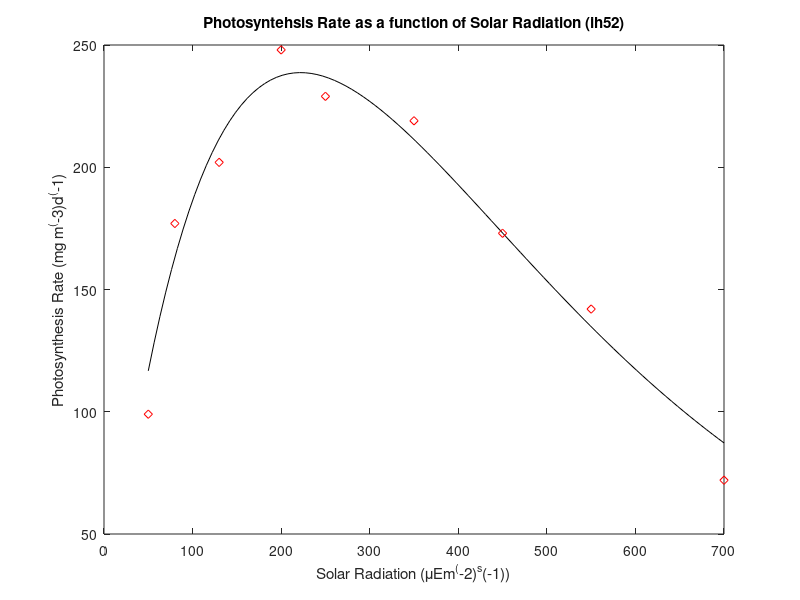

Reproduce this figure in MATLAB.
% [Chapra15p14b.m]
% [Ian Hanus]
% [11/12/17]
% Based on: [Nonlinear Regression]
% Written by: [Dr. Gustafson]

% I understand and have adhered to all the tenets of the 
% Duke Community Standard in creating this code.  I understand 
% that a violation of any part of the Standard on any part of 
% this assignment can result in failure of this assignment, 
% failure of this course, and/or suspension from Duke University. 
% Signed: [ih52]

%% Initialize workspace
clear; format short e

%% Express given data
I = [50 80 130 200 250 350 450 550 700];
P = [99 177 202 248 229 219 173 142 72];
Iv = I(:);
Pv = P(:);

%% Determine function coefficients
Peqn = @(coefs,I) coefs(1).*I./coefs(2).*exp(-I./coefs(2)+1)
fSSR = @(coefs,I,P) sum((P-Peqn(coefs,I)).^2);
[MyCoefs,Sr] = fminsearch(@(MyCoefsdummy) fSSR(MyCoefsdummy,Iv,Pv),[250 250])

%% Plot
figure(1); clf
Imodel = linspace(min(I),max(I),100);
Pmodel = Peqn(MyCoefs,Imodel);
plot(Imodel,Pmodel,'k',I,P,'rd')
xlabel('Solar Radiation (\muEm^(-2)^s(-1))')
ylabel('Photosynthesis Rate (mg m^(-3)d^(-1)')
title('Photosyntehsis Rate as a function of Solar Radiation (ih52)')
print -depsc Chapra15p11plot

%% Statistical measures
St = sum((P - mean(P)).^2)
r2 = (St-Sr)/St

